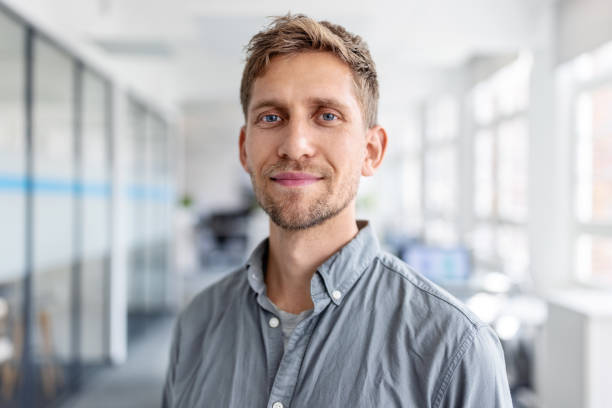
#> input picture portrait.png, 612 x 408 px, found by its file name
$ python main.py
#> lines starting #> are read from the running program, lines starting #| are printed output that depends on the picture; after the words box and inside, x2 and y2 are one past the last pixel; in counts of white or black regions, pixels touching at a corner belong together
import cv2
import numpy as np

# [63 lines left out: functions zad1, zad2, zad3, zad4, zad5, not called in this run]

def zad6():
    image = cv2.imread("portrait.png")
#> image is the input picture: shape (408, 612, 3); mean B, G, R 185, 182.6, 183.5

    mask = np.zeros(image.shape[:2], dtype="uint8")
    cv2.rectangle(mask, (100, 100), (400, 400), 255, -1)  # maska na osobę
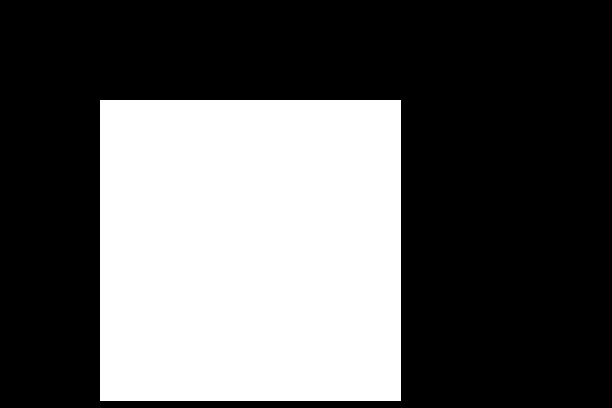
#> mask: shape (408, 612); 36.3% white; 1 white region, box (x1, y1, x2, y2) and area: (100, 100, 401, 401) 90601

    blurred = cv2.GaussianBlur(image, (21, 21), 0)
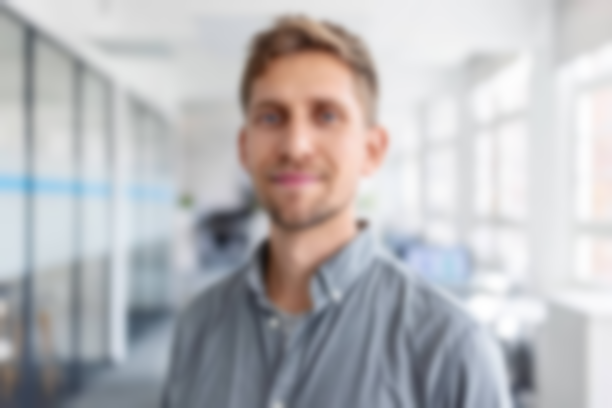
#> blurred: shape (408, 612, 3); mean B, G, R 185, 182.6, 183.5
    result = np.where(mask[:, :, np.newaxis] == 255, image, blurred)
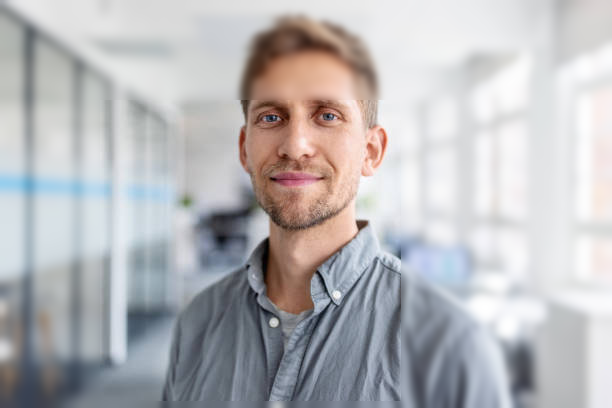
#> result: shape (408, 612, 3); mean B, G, R 185, 182.6, 183.5

    cv2.imshow("Original", image)
    cv2.imshow("Simulated DoF", result)


if __name__ == "__main__":
    zad6()
    cv2.waitKey(0)

$ run again, with face.png copied over portrait.png
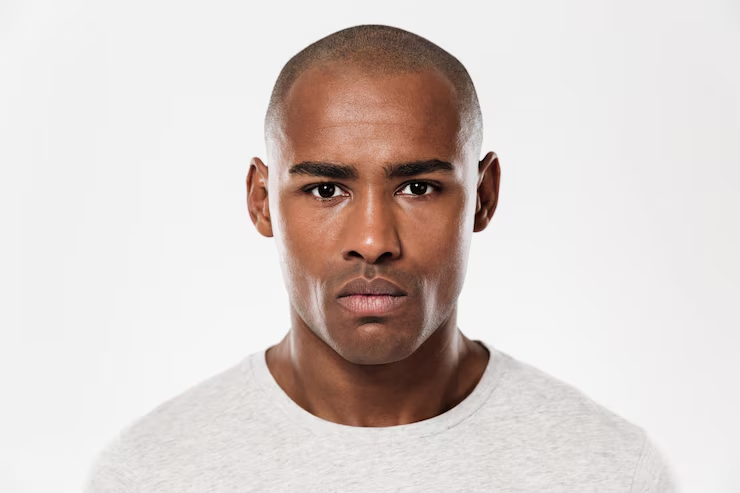
#> input picture face.png, 740 x 493 px, found by its file name
#> in zad6, image is the input picture: shape (493, 740, 3); mean B, G, R 203.6, 207.2, 217.5
#> in zad6, `cv2.rectangle(mask, (100, 100), (400, 400), 255, -1)`:
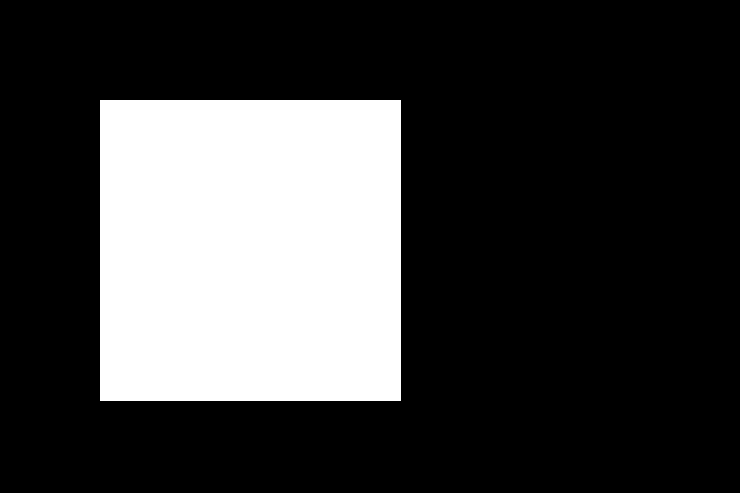
#> mask: shape (493, 740); 24.8% white; 1 white region, box (x1, y1, x2, y2) and area: (100, 100, 401, 401) 90601
#> in zad6, `blurred = cv2.GaussianBlur(image, (21, 21), 0)`:
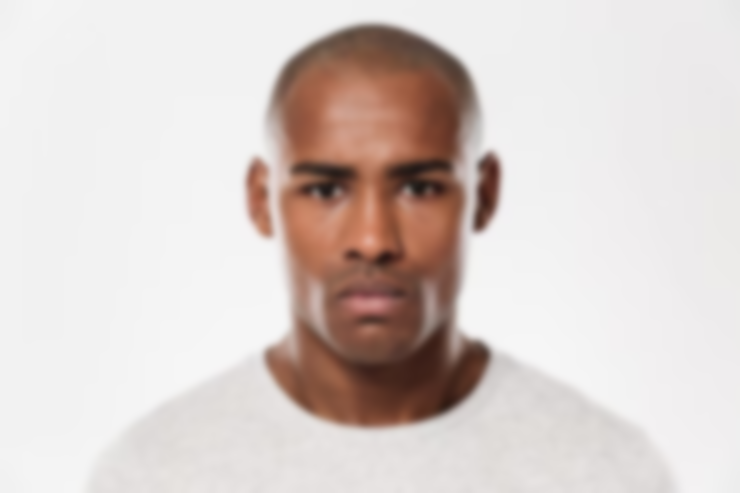
#> blurred: shape (493, 740, 3); mean B, G, R 203.6, 207.2, 217.5
